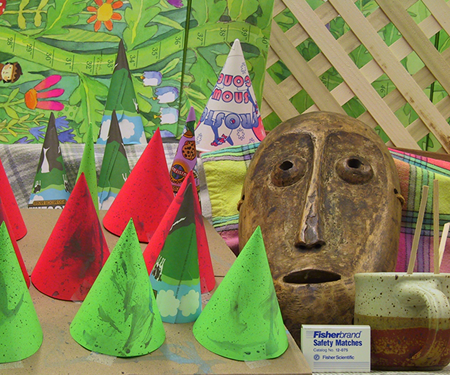
#> input picture ProjectFiles/CSC-340/Media/cones1.png, 450 x 375 px, found by its file name
$ python image_helloWorld_demoCode_1-15.py
#> lines starting #> are read from the running program, lines starting #| are printed output that depends on the picture
import cv2
import numpy as np

# Read in an image using OpenCV
image = cv2.imread("ProjectFiles/CSC-340/Media/cones1.png")
#> image is the input picture: shape (375, 450, 3); mean B, G, R 82.3, 130.2, 132.6
# If image is in a subfolder, give relative path
# image = cv2.imread("img/cones1.png")

# Get size of the image (height and width)
numRows = image.shape[0]  # Height of the image
#> numRows = 375
numCols = image.shape[1]  # Width of the image
#> numCols = 450
print("Original size: ", numRows, numCols)
#| Original size:  375 450

# Scaling factor based on original image dimensions
scale_factor = 2  # Example scaling factor, change as needed
new_numRows = int(numRows * scale_factor)
#> new_numRows = 750
new_numCols = int(numCols * scale_factor)
#> new_numCols = 900

# Create new larger image of the correct size
# Create a new larger image with a black background (empty image)
emptyIm = np.zeros((new_numRows, new_numCols, 3), np.float32)

# Copy the original image into the center of the new image
for i in range(numRows):
    for j in range(numCols):
        # Place original image at the center of the new image
        emptyIm[i + (new_numRows - numRows) // 2][j + (new_numCols - numCols) // 2] = image[i, j]
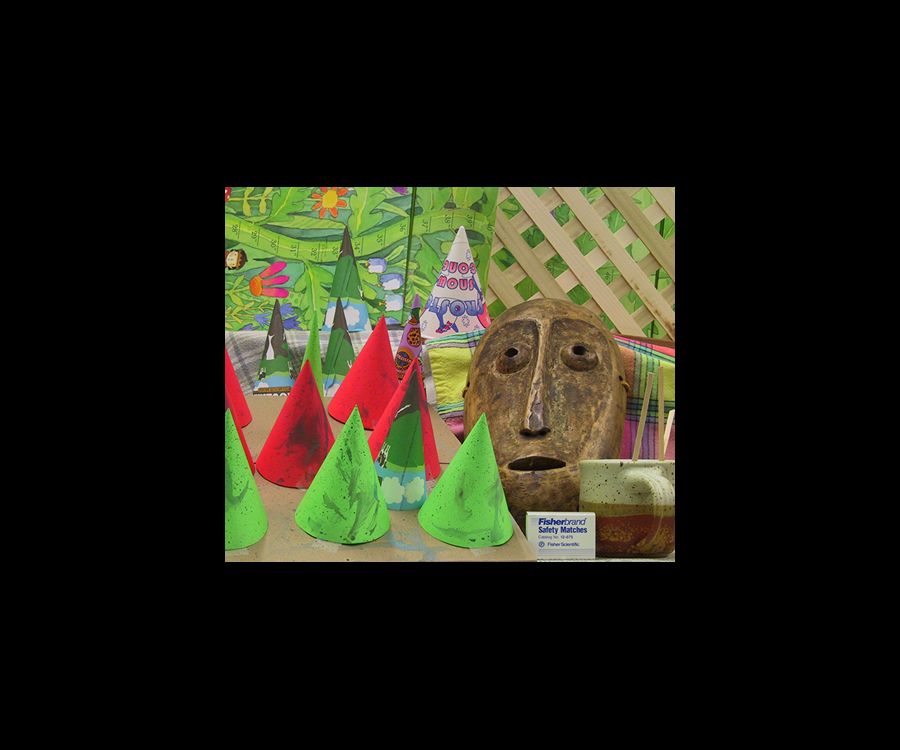
#> emptyIm: shape (750, 900, 3) float32; mean B, G, R 20.6, 32.6, 33.2

# Gradient effect for one color channel (x-gradient for red)
# Create a gradient effect along the x-direction for the red channel
for i in range(new_numRows):
    for j in range(new_numCols):
        emptyIm[i, j, 2] = (j / new_numCols) * 255  # Red channel (x-gradient)
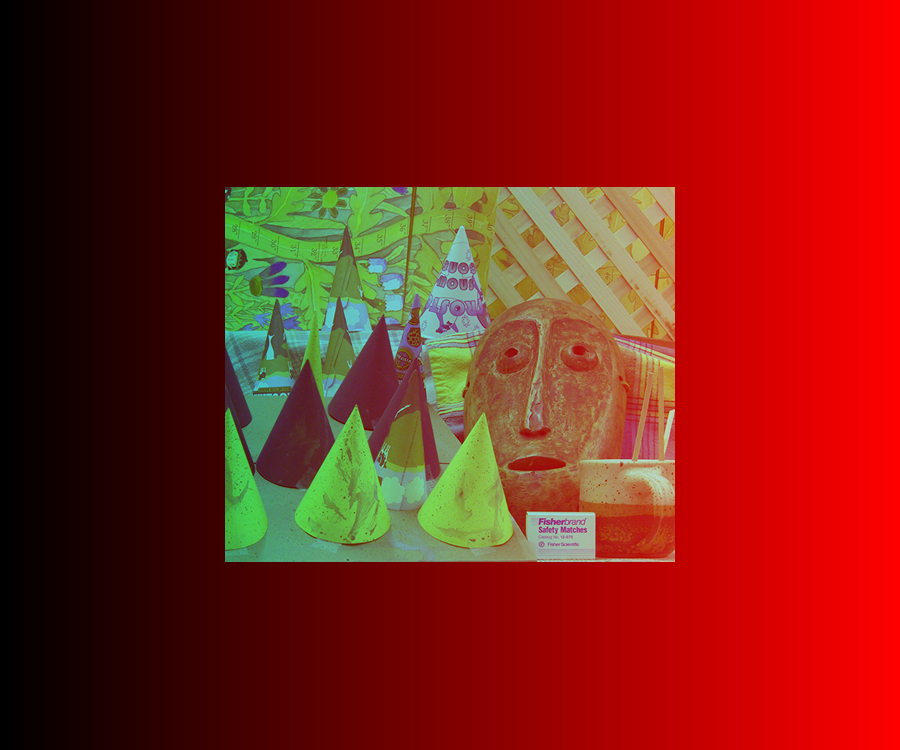
#> emptyIm: shape (750, 900, 3) float32; mean B, G, R 20.6, 32.6, 127.3

#  Load, initialize, display, and save images correctly
cv2.imshow("New Image with Original in Center", emptyIm / 255.0)
cv2.imwrite("ProjectFiles/CSC-340/Media/scaled_with_gradient.png", emptyIm)

# Wait for a key press to close the windows
cv2.waitKey(0)
cv2.destroyAllWindows()

$ run again, with ProjectFiles/CSC-340/Media/360_F_283839302_yt6JIsE96Pj4PydFDcBNKDUnuSpYB9h0.png copied over ProjectFiles/CSC-340/Media/cones1.png
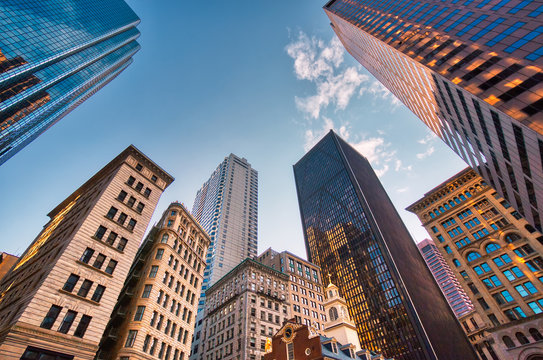
#> input picture ProjectFiles/CSC-340/Media/360_F_283839302_yt6JIsE96Pj4PydFDcBNKDUnuSpYB9h0.png, 543 x 360 px, found by its file name
#> image is the input picture: shape (360, 543, 3); mean B, G, R 127.9, 119.2, 116.8
#| Original size:  360 543
#> after the loop `for i in range(numRows):`:
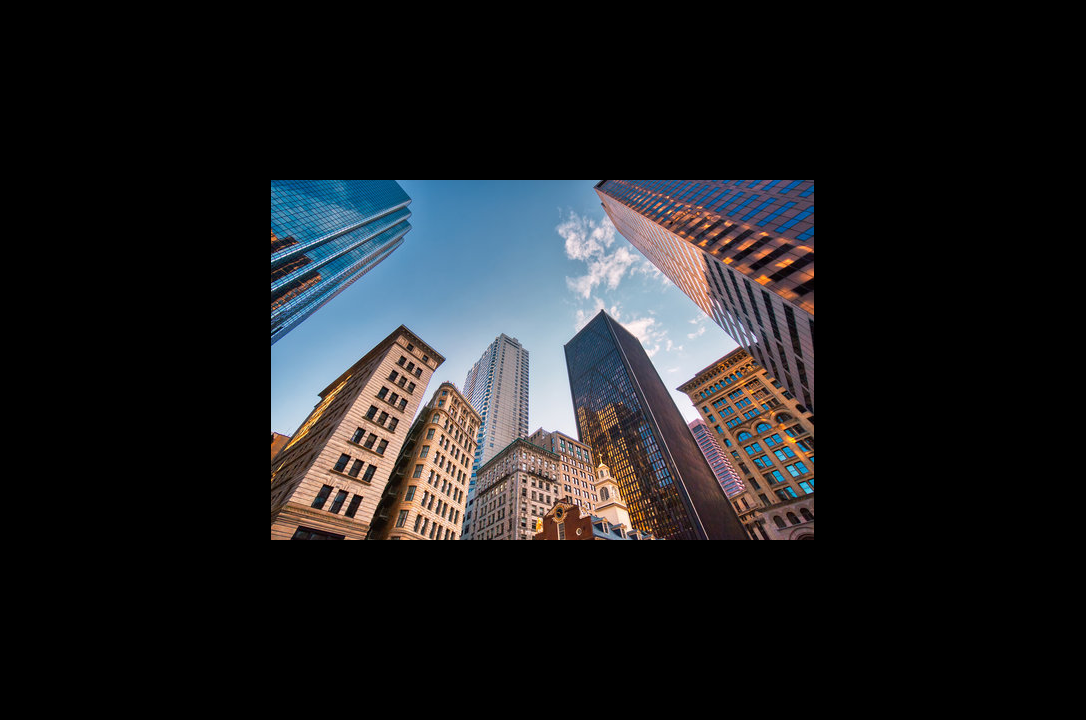
#> emptyIm: shape (720, 1086, 3) float32; mean B, G, R 32, 29.8, 29.2
#> after the loop `for i in range(new_numRows):`:
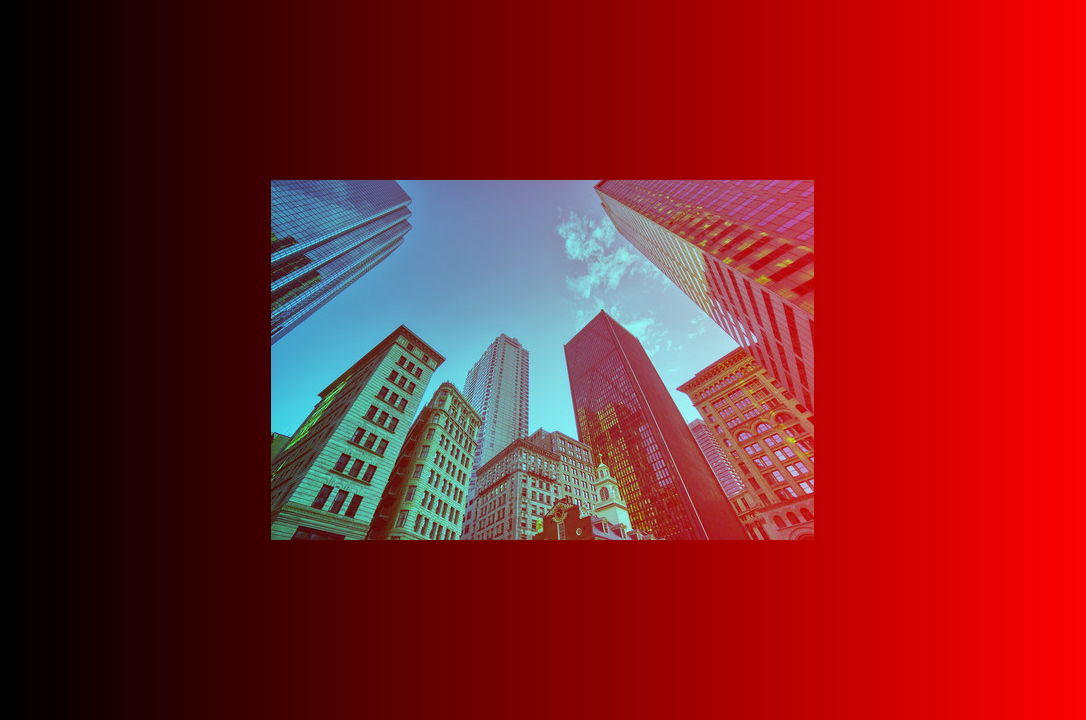
#> emptyIm: shape (720, 1086, 3) float32; mean B, G, R 32, 29.8, 127.4

$ run again, with ProjectFiles/CSC-340/Media/360_F_316457746_jcEMNJy3LRoH8XwmQ4bozIOlCdji9uSi.png copied over ProjectFiles/CSC-340/Media/cones1.png
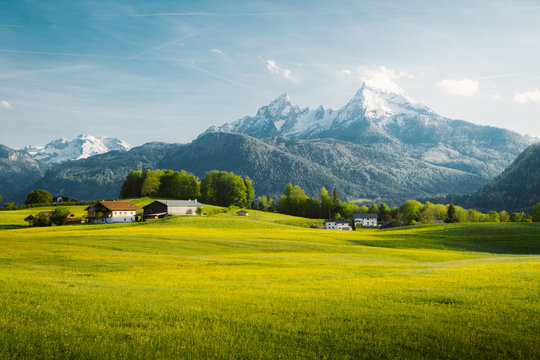
#> input picture ProjectFiles/CSC-340/Media/360_F_316457746_jcEMNJy3LRoH8XwmQ4bozIOlCdji9uSi.png, 540 x 360 px, found by its file name
#> image is the input picture: shape (360, 540, 3); mean B, G, R 106, 151.6, 136.1
#| Original size:  360 540
#> after the loop `for i in range(numRows):`:
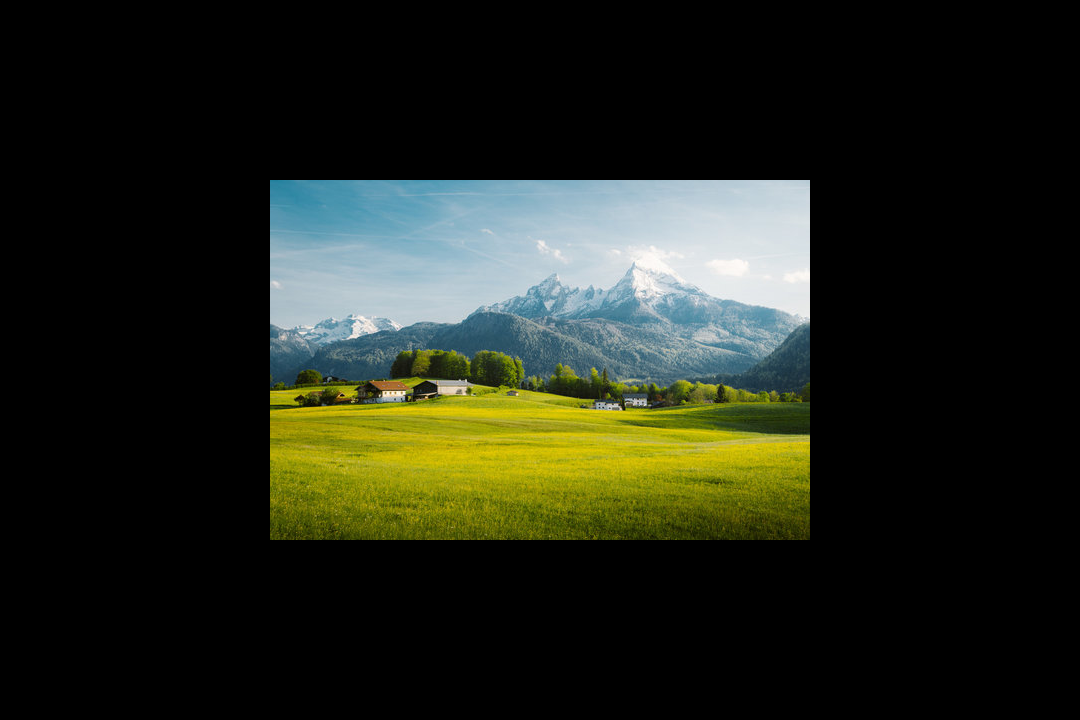
#> emptyIm: shape (720, 1080, 3) float32; mean B, G, R 26.5, 37.9, 34
#> after the loop `for i in range(new_numRows):`:
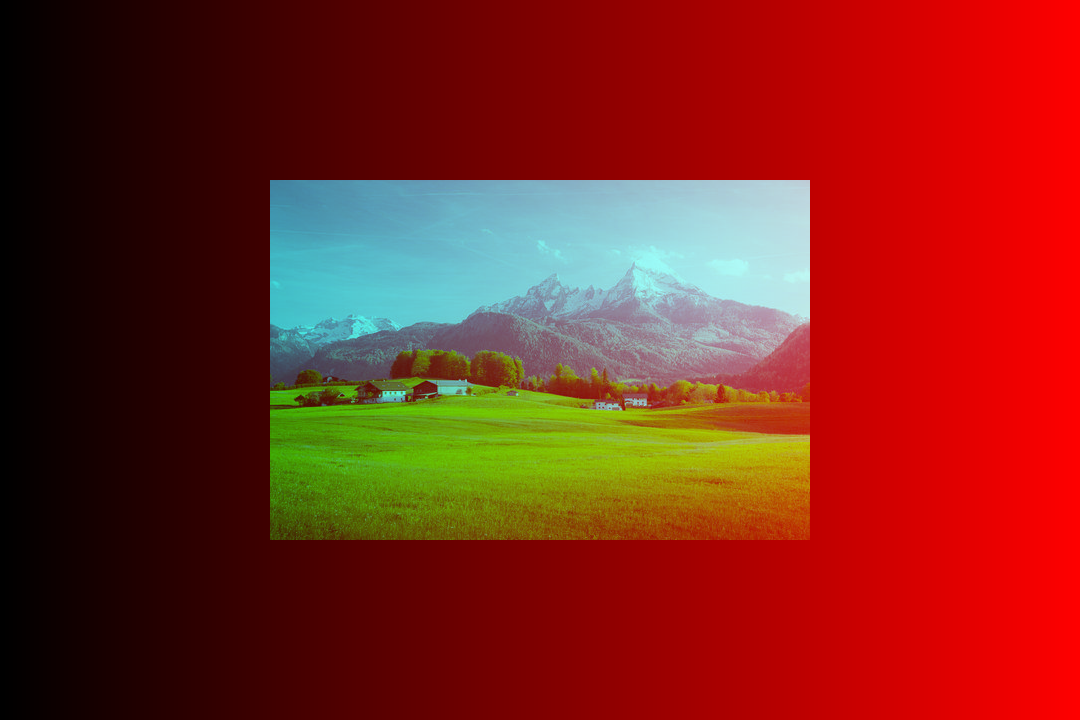
#> emptyIm: shape (720, 1080, 3) float32; mean B, G, R 26.5, 37.9, 127.4

$ run again, with ProjectFiles/CSC-340/Media/Unknown.png copied over ProjectFiles/CSC-340/Media/cones1.png
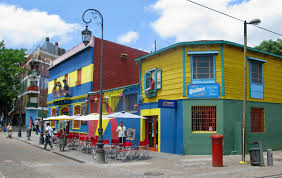
#> input picture ProjectFiles/CSC-340/Media/Unknown.png, 282 x 178 px, found by its file name
#> image is the input picture: shape (178, 282, 3); mean B, G, R 131.9, 135.4, 127.2
#| Original size:  178 282
#> after the loop `for i in range(numRows):`:
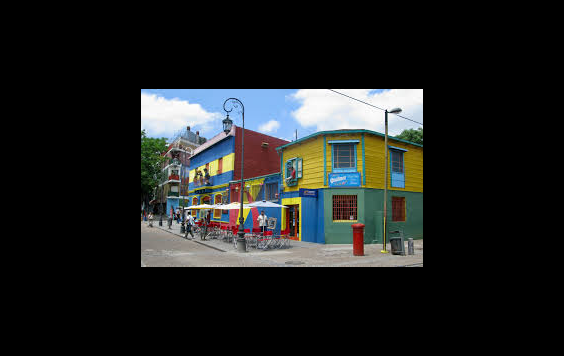
#> emptyIm: shape (356, 564, 3) float32; mean B, G, R 33, 33.8, 31.8
#> after the loop `for i in range(new_numRows):`:
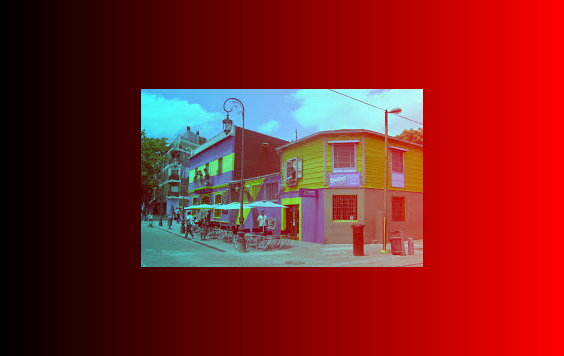
#> emptyIm: shape (356, 564, 3) float32; mean B, G, R 33, 33.8, 127.3
